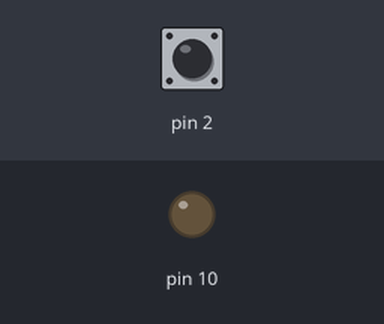
Simulated run of this sketch. Board: Arduino Uno, built with avr-gcc and run on an emulated ATmega328P. Shown: output pins drawn as LEDs (lit = HIGH). Inputs (shaded band) come from the test bench; at power-on: pin 2 HIGH. What the sketch prints to the serial monitor is not drawn.

Above: at 1.2 s.
1.3 s: pin 2 pulled LOW for 0.15 s
At 1.37 s:
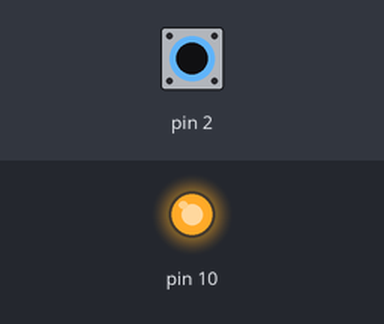
2.9 s: pin 2 pulled LOW for 3.2 s
At 7.0 s:
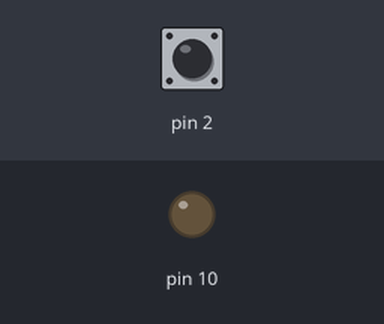
Timing chart, 0 to 8.5 s (numbered marks = the images above; inputs shaded):
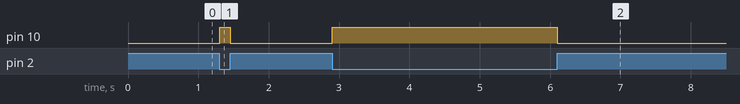

Measured:
- after the input at 1.3 s, pin 10: LOW → HIGH at once, → LOW 0.15 s later
- after the input at 2.9 s, pin 10: LOW → HIGH at once, → LOW 3.2 s later

The sketch:

Interrupt.ino
```cpp
int i = 0;

volatile int state = LOW;

void setup()
{
    pinMode (10, OUTPUT);
    pinMode (2, INPUT_PULLUP);
    attachInterrupt (digitalPinToInterrupt (2), qwerty, CHANGE);
    Serial.begin (9600);
}

void loop()
{
    digitalWrite (10, state);
    Serial.println (i);
}

void qwerty()
{
    state = !state;
    i++;
}
```
